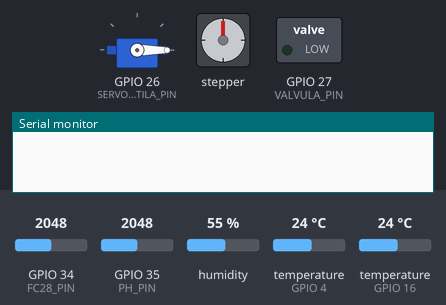
This sketch was run on a simulated ESP32. On the bench: servo, stepper motor, switched loads named in the sketch (green lamp = pin HIGH), the last lines printed to the serial monitor. The inputs (shaded band) are chosen by the test bench; at power-on: GPIO 34 (FC28_PIN) = 2048, GPIO 35 (PH_PIN) = 2048, humidity 55 %, temperature (sensors on GPIO 4, GPIO 16) 24 °C. Stepper angles assume 200 steps per turn.

Above: at 0.1 s.
At 10.23 s:
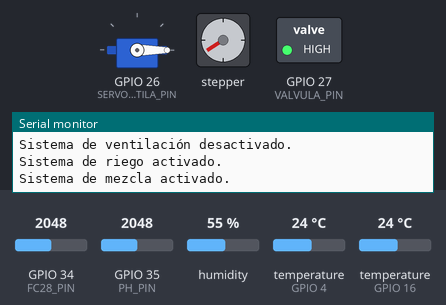
At 20.8 s:
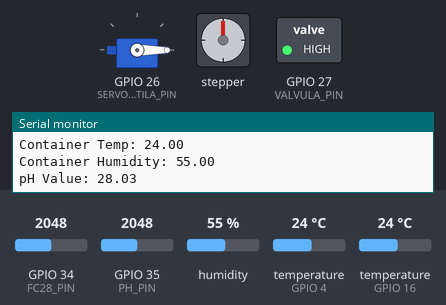
At 39.31 s:
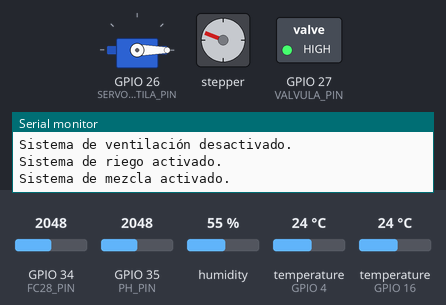
Timing chart, 0 to 40.0 s (numbered marks = the images above):
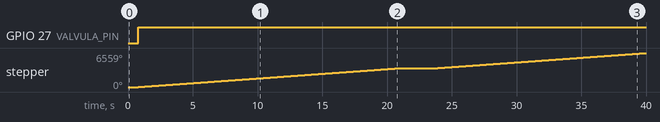

The sketch:

Proyecto-IoT.ino
```cpp
#include <Wire.h>
#include <OneWire.h>
#include <DallasTemperature.h>
#include <DHT.h>
#include <Servo.h>
#include <Stepper.h> // Motores a pasos

// Pines de los sensores y actuadores
#define DS18B20_PIN 4      // Pin del sensor de temperatura para la composta
#define FC28_PIN 34        // Pin analógico del sensor de humedad del suelo
#define DHT_PIN 16         // Pin del sensor DHT22
#define PH_PIN 35          // Pin analógico del sensor de pH

#define SERVO_VENTILA_PIN 26   // Pin del servo para ventila
#define VALVULA_PIN 27         // Pin del relé de la válvula solenoide
#define MOTOR_MEZCLA_PIN_1 18  // Pines del motor a pasos
#define MOTOR_MEZCLA_PIN_2 19
#define MOTOR_MEZCLA_PIN_3 21
#define MOTOR_MEZCLA_PIN_4 22

// Configuración de sensores
OneWire oneWire(DS18B20_PIN);
DallasTemperature soilTempSensor(&oneWire);
DHT dht(DHT_PIN, DHT22);

// Configuración del motor a pasos
const int stepsPerRevolution = 200; // Pasos por revolución del motor
Stepper stepperMotor(stepsPerRevolution, MOTOR_MEZCLA_PIN_1, MOTOR_MEZCLA_PIN_3, MOTOR_MEZCLA_PIN_2, MOTOR_MEZCLA_PIN_4);

// Actuadores
Servo ventilaServo;

// Umbrales
const float TEMP_COMP_HIGH = 50.0;
const int HUMEDAD_COMP_HIGH = 700;
const float TEMP_CONT_HIGH = 35.0;
const int HUMEDAD_CONT_HIGH = 80;
const float PH_HIGH = 8.0;

void setup() {
  Serial.begin(115200);

  // Inicializar sensores
  soilTempSensor.begin();
  dht.begin();

  // Inicializar actuadores
  ventilaServo.attach(SERVO_VENTILA_PIN);
  pinMode(VALVULA_PIN, OUTPUT);

  // Configurar motor a pasos
  stepperMotor.setSpeed(30); // Velocidad del motor en RPM

  // Asegurarse de que actuadores estén apagados al inicio
  digitalWrite(VALVULA_PIN, LOW);
  ventilaServo.write(0);  // Ventila cerrada
}

void loop() {
  // Leer temperatura de la composta
  soilTempSensor.requestTemperatures();
  float soilTemp = soilTempSensor.getTempCByIndex(0);

  // Leer humedad de la composta
  int soilHumidity = analogRead(FC28_PIN);

  // Leer datos del DHT22 (contenedor)
  float contTemp = dht.readTemperature();
  float contHumidity = dht.readHumidity();

  // Leer pH de la composta
  int phRaw = analogRead(PH_PIN);
  float phValue = (phRaw / 1023.0) * 14.0;

  // Control del sistema de ventilación
  if (soilTemp > TEMP_COMP_HIGH || contTemp > TEMP_CONT_HIGH || contHumidity > HUMEDAD_CONT_HIGH) {
    ventilaServo.write(90);  // Abrir ventila
    Serial.println("Sistema de ventilación activado.");
  } else {
    ventilaServo.write(0);   // Cerrar ventila
    Serial.println("Sistema de ventilación desactivado.");
  }

  // Control del sistema de riego
  if (soilHumidity > HUMEDAD_COMP_HIGH || contHumidity > HUMEDAD_CONT_HIGH) {
    digitalWrite(VALVULA_PIN, HIGH); // Abrir válvula
    Serial.println("Sistema de riego activado.");
  } else {
    digitalWrite(VALVULA_PIN, LOW);  // Cerrar válvula
    Serial.println("Sistema de riego desactivado.");
  }

  // Control del sistema de mezcla y riego basado en pH
  if (phValue > PH_HIGH) {
    Serial.println("Sistema de mezcla activado.");
    for (int i = 0; i < 10; i++) { // Realizar 10 revoluciones
      stepperMotor.step(stepsPerRevolution);
    }
    digitalWrite(VALVULA_PIN, HIGH); // Activar riego
    Serial.println("Sistema de mezcla y riego activado por pH alto.");
  } else {
    Serial.println("Sistema de mezcla desactivado.");
  }

  // Mostrar datos
  Serial.print("Soil Temp: "); Serial.println(soilTemp);
  Serial.print("Soil Humidity: "); Serial.println(soilHumidity);
  Serial.print("Container Temp: "); Serial.println(contTemp);
  Serial.print("Container Humidity: "); Serial.println(contHumidity);
  Serial.print("pH Value: "); Serial.println(phValue);

  delay(2000); // Tiempo de espera entre lecturas
}
```

Measured:
- by itself, GPIO 27 (VALVULA_PIN): LOW → HIGH at 0.78 s
- by itself, stepper: turns 3600° clockwise in 20.0 s, then 2955° clockwise in 16.4 s
